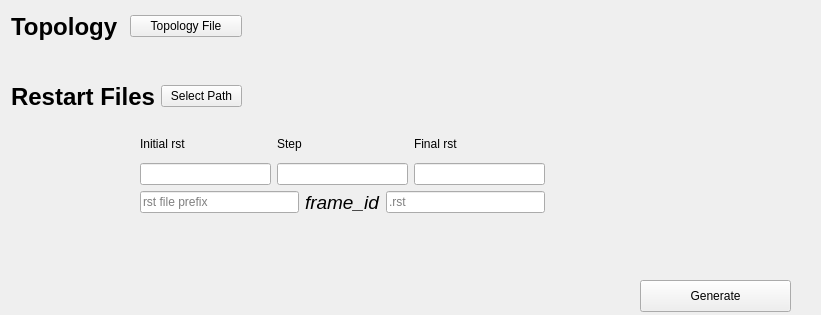
      <widget class="QWidget" name="page_3">
       <property name="geometry">
        <rect>
         <x>0</x>
         <y>0</y>
         <width>821</width>
         <height>315</height>
        </rect>
       </property>
       <attribute name="label">
        <string>MD files</string>
       </attribute>
       <widget class="QPushButton" name="button_generatesmd">
        <property name="geometry">
         <rect>
          <x>640</x>
          <y>280</y>
          <width>151</width>
          <height>32</height>
         </rect>
        </property>
        <property name="text">
         <string>Generate</string>
        </property>
       </widget>
       <widget class="QWidget" name="layoutWidget">
        <property name="geometry">
         <rect>
          <x>11</x>
          <y>10</y>
          <width>231</width>
          <height>33</height>
         </rect>
        </property>
        <layout class="QHBoxLayout" name="horizontalLayout_17">
         <item>
          <widget class="QLabel" name="label_37">
           <property name="font">
            <font>
             <family>Arial</family>
             <pointsize>18</pointsize>
             <bold>true</bold>
            </font>
           </property>
           <property name="text">
            <string>Topology</string>
           </property>
          </widget>
         </item>
         <item>
          <widget class="QPushButton" name="button_topology">
           <property name="text">
            <string>Topology File</string>
           </property>
          </widget>
         </item>
        </layout>
       </widget>
       <widget class="QWidget" name="layoutWidget">
        <property name="geometry">
         <rect>
          <x>140</x>
          <y>130</y>
          <width>405</width>
          <height>84</height>
         </rect>
        </property>
        <layout class="QVBoxLayout" name="verticalLayout_18">
         <item>
          <layout class="QHBoxLayout" name="horizontalLayout_15">
           <item>
            <layout class="QVBoxLayout" name="verticalLayout_13">
             <item>
              <widget class="QLabel" name="label_41">
               <property name="text">
                <string>Initial rst</string>
               </property>
              </widget>
             </item>
             <item>
              <widget class="QLineEdit" name="lineEdit_rstinitial"/>
             </item>
            </layout>
           </item>
           <item>
            <layout class="QVBoxLayout" name="verticalLayout_14">
             <item>
              <widget class="QLabel" name="label_42">
               <property name="text">
                <string>Step</string>
               </property>
              </widget>
             </item>
             <item>
              <widget class="QLineEdit" name="lineEdit_rststep"/>
             </item>
            </layout>
           </item>
           <item>
            <layout class="QVBoxLayout" name="verticalLayout_15">
             <item>
              <widget class="QLabel" name="label_43">
               <property name="text">
                <string>Final rst</string>
               </property>
              </widget>
             </item>
             <item>
              <widget class="QLineEdit" name="lineEdit_rstfinal"/>
             </item>
            </layout>
           </item>
          </layout>
         </item>
         <item>
          <layout class="QHBoxLayout" name="horizontalLayout_12">
           <item>
            <widget class="QLineEdit" name="lineEdit_rstprefix">
             <property name="placeholderText">
              <string>rst file prefix</string>
             </property>
            </widget>
           </item>
           <item>
            <widget class="QLabel" name="label_38">
             <property name="font">
              <font>
               <family>Arial</family>
               <pointsize>14</pointsize>
               <italic>true</italic>
              </font>
             </property>
             <property name="text">
              <string>frame_id</string>
             </property>
            </widget>
           </item>
           <item>
            <widget class="QLineEdit" name="lineEdit_rstsuffix">
             <property name="placeholderText">
              <string>.rst</string>
             </property>
            </widget>
           </item>
          </layout>
         </item>
        </layout>
       </widget>
       <widget class="QWidget" name="layoutWidget">
        <property name="geometry">
         <rect>
          <x>11</x>
          <y>80</y>
          <width>231</width>
          <height>33</height>
         </rect>
        </property>
        <layout class="QHBoxLayout" name="horizontalLayout_16">
         <item>
          <widget class="QLabel" name="label_39">
           <property name="font">
            <font>
             <family>Arial</family>
             <pointsize>18</pointsize>
             <bold>true</bold>
            </font>
           </property>
           <property name="text">
            <string>Restart Files</string>
           </property>
          </widget>
         </item>
         <item>
          <widget class="QPushButton" name="button_mdpath">
           <property name="text">
            <string>Select Path</string>
           </property>
          </widget>
         </item>
        </layout>
       </widget>
      </widget>
